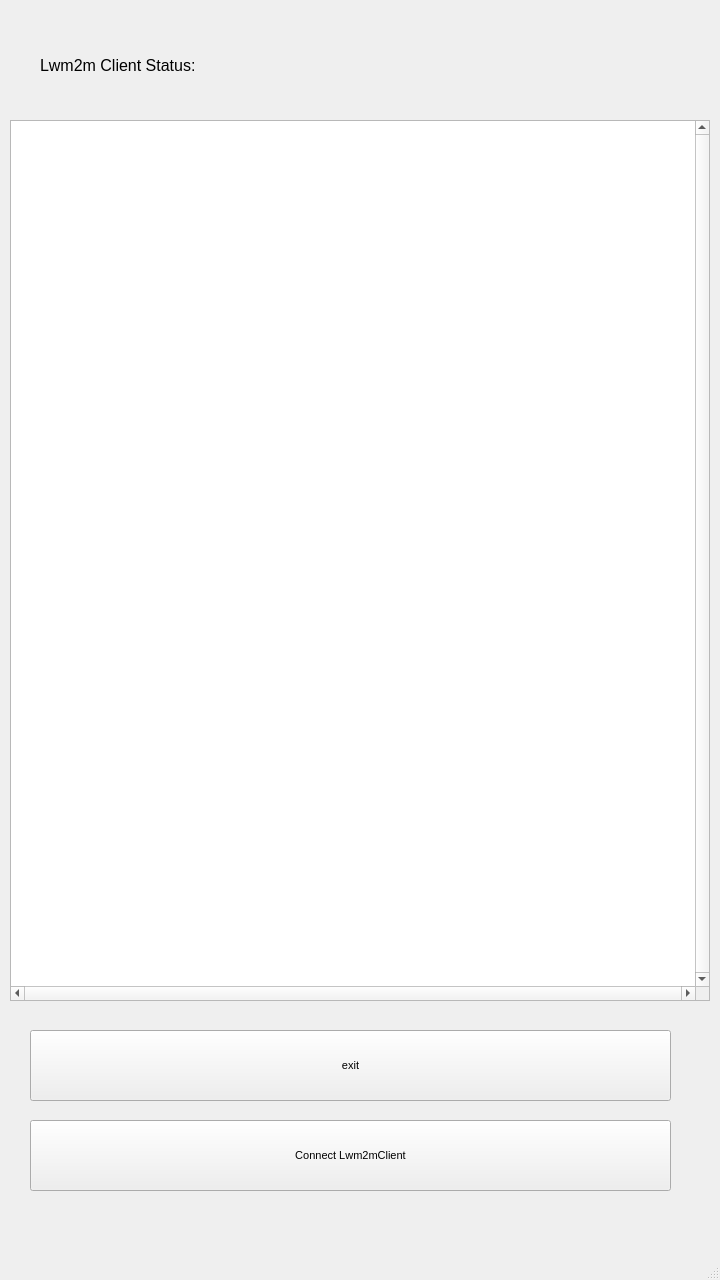
<?xml version="1.0" encoding="UTF-8"?>
<ui version="4.0">
 <class>MainWindow</class>
 <widget class="QMainWindow" name="MainWindow">
  <property name="geometry">
   <rect>
    <x>0</x>
    <y>0</y>
    <width>720</width>
    <height>1280</height>
   </rect>
  </property>
  <property name="minimumSize">
   <size>
    <width>720</width>
    <height>1280</height>
   </size>
  </property>
  <property name="maximumSize">
   <size>
    <width>720</width>
    <height>1280</height>
   </size>
  </property>
  <property name="windowTitle">
   <string>MainWindow</string>
  </property>
  <property name="iconSize">
   <size>
    <width>0</width>
    <height>0</height>
   </size>
  </property>
  <widget class="QWidget" name="centralWidget">
   <widget class="QPushButton" name="bt_connect_server">
    <property name="geometry">
     <rect>
      <x>30</x>
      <y>1120</y>
      <width>641</width>
      <height>71</height>
     </rect>
    </property>
    <property name="font">
     <font>
      <pointsize>8</pointsize>
     </font>
    </property>
    <property name="text">
     <string>Connect Lwm2mClient</string>
    </property>
   </widget>
   <widget class="QPushButton" name="bt_start_lw2client">
    <property name="geometry">
     <rect>
      <x>30</x>
      <y>1030</y>
      <width>641</width>
      <height>71</height>
     </rect>
    </property>
    <property name="font">
     <font>
      <pointsize>8</pointsize>
     </font>
    </property>
    <property name="text">
     <string>exit</string>
    </property>
   </widget>
   <widget class="QLabel" name="label_status">
    <property name="geometry">
     <rect>
      <x>40</x>
      <y>30</y>
      <width>501</width>
      <height>71</height>
     </rect>
    </property>
    <property name="font">
     <font>
      <pointsize>8</pointsize>
     </font>
    </property>
    <property name="text">
     <string>&lt;html&gt;&lt;head/&gt;&lt;body&gt;&lt;p&gt;&lt;span style=&quot; font-size:12pt;&quot;&gt;Lwm2m Client Status:&lt;/span&gt;&lt;/p&gt;&lt;/body&gt;&lt;/html&gt;</string>
    </property>
   </widget>
   <widget class="QTextBrowser" name="text_info_content">
    <property name="geometry">
     <rect>
      <x>10</x>
      <y>120</y>
      <width>700</width>
      <height>881</height>
     </rect>
    </property>
    <property name="maximumSize">
     <size>
      <width>700</width>
      <height>1000</height>
     </size>
    </property>
    <property name="font">
     <font>
      <pointsize>7</pointsize>
     </font>
    </property>
    <property name="focusPolicy">
     <enum>Qt::NoFocus</enum>
    </property>
    <property name="verticalScrollBarPolicy">
     <enum>Qt::ScrollBarAlwaysOn</enum>
    </property>
    <property name="horizontalScrollBarPolicy">
     <enum>Qt::ScrollBarAlwaysOn</enum>
    </property>
    <property name="sizeAdjustPolicy">
     <enum>QAbstractScrollArea::AdjustToContents</enum>
    </property>
   </widget>
  </widget>
  <widget class="QStatusBar" name="statusBar">
   <property name="font">
    <font>
     <pointsize>8</pointsize>
    </font>
   </property>
  </widget>
  <widget class="QMenuBar" name="menuBar">
   <property name="geometry">
    <rect>
     <x>0</x>
     <y>0</y>
     <width>720</width>
     <height>22</height>
    </rect>
   </property>
   <property name="font">
    <font>
     <pointsize>8</pointsize>
    </font>
   </property>
  </widget>
 </widget>
 <layoutdefault spacing="6" margin="11"/>
 <resources/>
 <connections/>
</ui>
